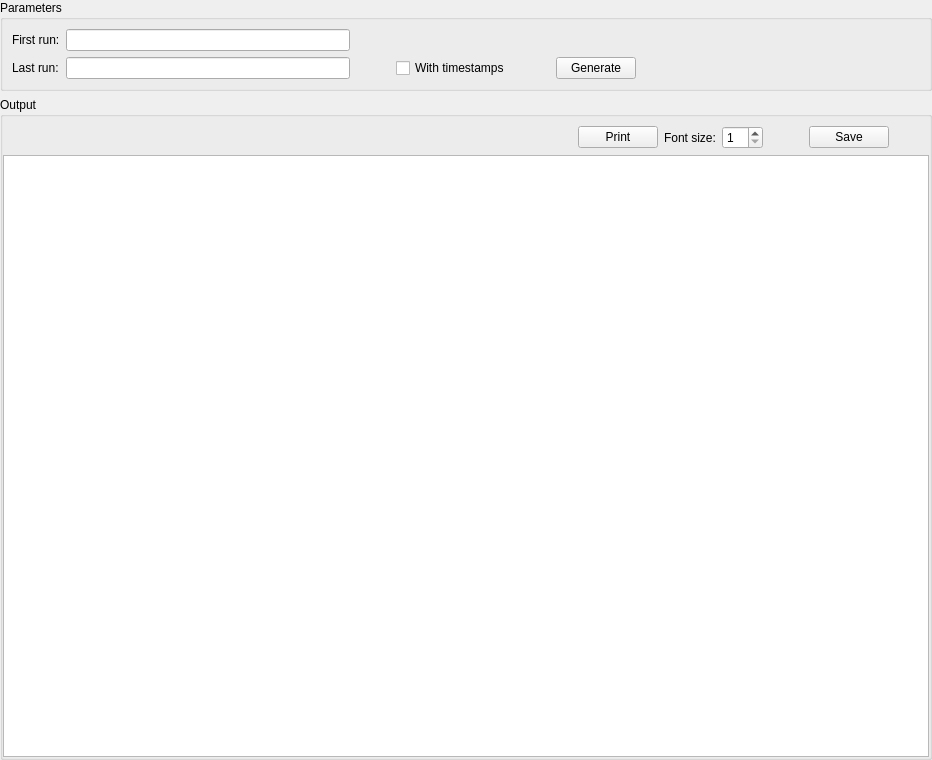
<?xml version="1.0" encoding="UTF-8"?>
<ui version="4.0">
 <class>ProtoPanel</class>
 <widget class="QWidget" name="ProtoPanel">
  <property name="geometry">
   <rect>
    <x>0</x>
    <y>0</y>
    <width>932</width>
    <height>760</height>
   </rect>
  </property>
  <property name="windowTitle">
   <string>Protocol generator</string>
  </property>
  <property name="windowIcon">
   <iconset resource="../../../resources/nicos-gui.qrc">
    <normaloff>:/paste</normaloff>:/paste</iconset>
  </property>
  <layout class="QVBoxLayout" name="verticalLayout_2">
   <property name="margin">
    <number>0</number>
   </property>
   <item>
    <widget class="QGroupBox" name="groupBox">
     <property name="title">
      <string>Parameters</string>
     </property>
     <layout class="QGridLayout" name="gridLayout">
      <item row="1" column="5">
       <widget class="QPushButton" name="genBtn">
        <property name="text">
         <string>Generate</string>
        </property>
        <property name="icon">
         <iconset resource="../../../resources/nicos-gui.qrc">
          <normaloff>:/down</normaloff>:/down</iconset>
        </property>
        <property name="iconSize">
         <size>
          <width>20</width>
          <height>20</height>
         </size>
        </property>
       </widget>
      </item>
      <item row="1" column="0">
       <widget class="QLabel" name="label_2">
        <property name="text">
         <string>Last run:</string>
        </property>
       </widget>
      </item>
      <item row="0" column="0">
       <widget class="QLabel" name="label">
        <property name="text">
         <string>First run:</string>
        </property>
       </widget>
      </item>
      <item row="1" column="1">
       <widget class="ShadowTextLineEdit" name="lastEdit"/>
      </item>
      <item row="0" column="1">
       <widget class="ShadowTextLineEdit" name="firstEdit"/>
      </item>
      <item row="1" column="3">
       <widget class="QCheckBox" name="stampBox">
        <property name="text">
         <string>With timestamps</string>
        </property>
       </widget>
      </item>
      <item row="1" column="7">
       <spacer name="horizontalSpacer_2">
        <property name="orientation">
         <enum>Qt::Horizontal</enum>
        </property>
        <property name="sizeHint" stdset="0">
         <size>
          <width>40</width>
          <height>20</height>
         </size>
        </property>
       </spacer>
      </item>
      <item row="1" column="2">
       <spacer name="horizontalSpacer">
        <property name="orientation">
         <enum>Qt::Horizontal</enum>
        </property>
        <property name="sizeType">
         <enum>QSizePolicy::Fixed</enum>
        </property>
        <property name="sizeHint" stdset="0">
         <size>
          <width>40</width>
          <height>20</height>
         </size>
        </property>
       </spacer>
      </item>
      <item row="1" column="4">
       <spacer name="horizontalSpacer_5">
        <property name="orientation">
         <enum>Qt::Horizontal</enum>
        </property>
        <property name="sizeType">
         <enum>QSizePolicy::Fixed</enum>
        </property>
        <property name="sizeHint" stdset="0">
         <size>
          <width>40</width>
          <height>20</height>
         </size>
        </property>
       </spacer>
      </item>
     </layout>
    </widget>
   </item>
   <item>
    <widget class="QGroupBox" name="groupBox_2">
     <property name="title">
      <string>Output</string>
     </property>
     <layout class="QVBoxLayout" name="verticalLayout">
      <property name="leftMargin">
       <number>0</number>
      </property>
      <property name="rightMargin">
       <number>0</number>
      </property>
      <property name="bottomMargin">
       <number>0</number>
      </property>
      <item>
       <layout class="QHBoxLayout" name="horizontalLayout">
        <item>
         <spacer name="horizontalSpacer_3">
          <property name="orientation">
           <enum>Qt::Horizontal</enum>
          </property>
          <property name="sizeType">
           <enum>QSizePolicy::Expanding</enum>
          </property>
          <property name="sizeHint" stdset="0">
           <size>
            <width>40</width>
            <height>20</height>
           </size>
          </property>
         </spacer>
        </item>
        <item>
         <widget class="QPushButton" name="printBtn">
          <property name="text">
           <string>Print</string>
          </property>
          <property name="icon">
           <iconset resource="../../../resources/nicos-gui.qrc">
            <normaloff>:/print</normaloff>:/print</iconset>
          </property>
          <property name="iconSize">
           <size>
            <width>20</width>
            <height>20</height>
           </size>
          </property>
         </widget>
        </item>
        <item>
         <widget class="QLabel" name="label_3">
          <property name="text">
           <string>Font size:</string>
          </property>
         </widget>
        </item>
        <item>
         <widget class="QSpinBox" name="fontBox">
          <property name="minimum">
           <number>1</number>
          </property>
         </widget>
        </item>
        <item>
         <spacer name="horizontalSpacer_6">
          <property name="orientation">
           <enum>Qt::Horizontal</enum>
          </property>
          <property name="sizeType">
           <enum>QSizePolicy::Fixed</enum>
          </property>
          <property name="sizeHint" stdset="0">
           <size>
            <width>40</width>
            <height>20</height>
           </size>
          </property>
         </spacer>
        </item>
        <item>
         <widget class="QPushButton" name="saveBtn">
          <property name="text">
           <string>Save</string>
          </property>
          <property name="icon">
           <iconset resource="../../../resources/nicos-gui.qrc">
            <normaloff>:/save</normaloff>:/save</iconset>
          </property>
          <property name="iconSize">
           <size>
            <width>20</width>
            <height>20</height>
           </size>
          </property>
         </widget>
        </item>
        <item>
         <spacer name="horizontalSpacer_4">
          <property name="orientation">
           <enum>Qt::Horizontal</enum>
          </property>
          <property name="sizeType">
           <enum>QSizePolicy::Fixed</enum>
          </property>
          <property name="sizeHint" stdset="0">
           <size>
            <width>40</width>
            <height>20</height>
           </size>
          </property>
         </spacer>
        </item>
       </layout>
      </item>
      <item>
       <widget class="QTextEdit" name="outText">
        <property name="font">
         <font>
          <family>Monospace</family>
         </font>
        </property>
       </widget>
      </item>
     </layout>
    </widget>
   </item>
  </layout>
  <action name="actionBack">
   <property name="icon">
    <iconset resource="../../../resources/nicos-gui.qrc">
     <normaloff>:/previous</normaloff>:/previous</iconset>
   </property>
   <property name="text">
    <string>Back</string>
   </property>
  </action>
  <action name="actionForward">
   <property name="icon">
    <iconset resource="../../../resources/nicos-gui.qrc">
     <normaloff>:/next</normaloff>:/next</iconset>
   </property>
   <property name="text">
    <string>Forward</string>
   </property>
  </action>
  <action name="actionRefresh">
   <property name="icon">
    <iconset resource="../../../resources/nicos-gui.qrc">
     <normaloff>:/refresh</normaloff>:/refresh</iconset>
   </property>
   <property name="text">
    <string>Refresh</string>
   </property>
  </action>
  <action name="actionAddComment">
   <property name="text">
    <string>Add comment</string>
   </property>
   <property name="toolTip">
    <string>Add a free-form comment entry to the logbook</string>
   </property>
  </action>
  <action name="actionAddRemark">
   <property name="text">
    <string>Set Remark</string>
   </property>
   <property name="toolTip">
    <string>Set the remark (instrument configuration header) and add it to the logbook</string>
   </property>
  </action>
  <action name="actionAttachFile">
   <property name="text">
    <string>Attach file</string>
   </property>
   <property name="toolTip">
    <string>Attach a file to the logbook</string>
   </property>
  </action>
  <action name="actionNewSample">
   <property name="text">
    <string>New Sample</string>
   </property>
   <property name="toolTip">
    <string>Enter a new sample name</string>
   </property>
  </action>
  <action name="actionPrint">
   <property name="icon">
    <iconset resource="../../../resources/nicos-gui.qrc">
     <normaloff>:/print</normaloff>:/print</iconset>
   </property>
   <property name="text">
    <string>Print</string>
   </property>
   <property name="toolTip">
    <string>Print</string>
   </property>
  </action>
 </widget>
 <customwidgets>
  <customwidget>
   <class>ShadowTextLineEdit</class>
   <extends>QLineEdit</extends>
   <header>nicos.clients.gui.widgets.lineedit.h</header>
  </customwidget>
 </customwidgets>
 <resources>
  <include location="../../../resources/nicos-gui.qrc"/>
 </resources>
 <connections/>
</ui>
